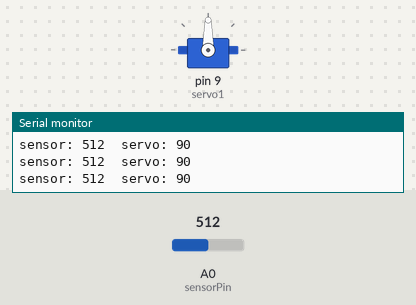
This sketch was run on a simulated Arduino Uno, built with avr-gcc and run on an emulated ATmega328P. Parts: servo, the last lines printed to the serial monitor. The test bench sets the inputs (shaded band); at power-on: A0 (sensorPin) = 512.

Above: at 1.2 s.
1.3 s: A0 (sensorPin) set to 716
At 2.1 s:
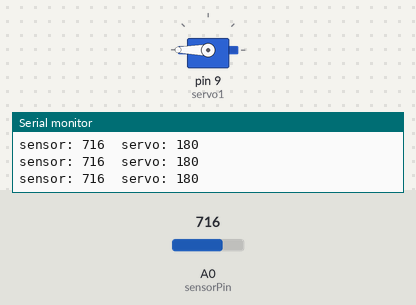
2.8 s: A0 (sensorPin) set to 511
At 3.5 s:
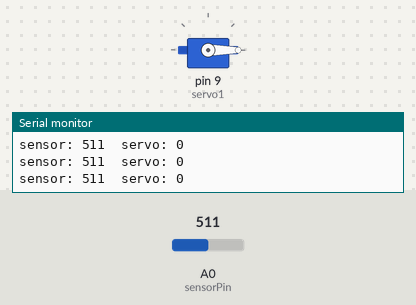
4.3 s: A0 (sensorPin) set to 900
At 5.0 s:
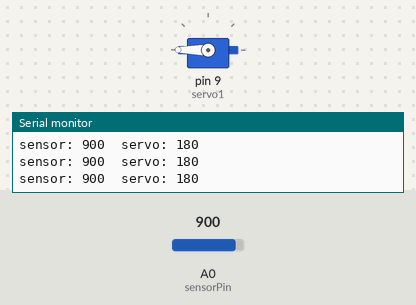
Timing chart, 0 to 7.3 s (numbered marks = the images above; inputs shaded):
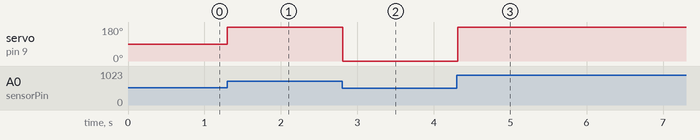

Measured:
- after the input at 1.3 s, servo on pin 9 (servo1): 90° → 180° at once
- after the input at 2.8 s, servo on pin 9 (servo1): 180° → 0° at once
- after the input at 4.3 s, servo on pin 9 (servo1): 0° → 180° at once

The sketch:

Circuit_09_LightServo.ino
```cpp
/*
SparkFun Inventor's Kit
Example sketch 09

FLEX SENSOR

  Use the "flex sensor" to change the position of a servo

  In the previous sketch, we learned how to command a servo to
  mode to different positions. In this sketch, we'll introduce
  a new sensor, and use it to control the servo.

  A flex sensor is a plastic strip with a conductive coating.
  When the strip is straight, the coating will be a certain
  resistance. When the strip is bent, the particles in the coating
  get further apart, increasing the resistance. You can use this
  sensor to sense finger movement in gloves, door hinges, stuffed
  animals, etc. See http://www.sparkfun.com/tutorials/270 for
  more information.

Hardware connections:

  Flex sensor:

    The flex sensor is the plastic strip with black stripes.
    It senses bending away from the striped side.

    The flex sensor has two pins, and since it's a resistor,
    the pins are interchangable.

    Connect one of the pins to ANALOG IN pin 0 on the Arduino.
    Connect the same pin, through a 10K Ohm resistor (brown
    black orange) to GND.
    Connect the other pin to 5V.

  Servo:

    The servo has a cable attached to it with three wires.
    Because the cable ends in a socket, you can use jumper wires
    to connect between the Arduino and the servo. Just plug the
    jumper wires directly into the socket.

    Connect the RED wire (power) to 5 Volts (5V)
    Connect the WHITE wire (signal) to digital pin 9
    Connect the BLACK wire (ground) to ground (GND)

    Note that servos can use a lot of power, which can cause your
    Arduino to reset or behave erratically. If you're using large
    servos or many of them, it's best to provide them with their
    own separate 5V supply. See this Arduino Forum thread for info:
    http://www.arduino.cc/cgi-bin/yabb2/YaBB.pl?num=1239464763

This sketch was written by SparkFun Electronics,
with lots of help from the Arduino community.
This code is completely free for any use.
Visit http://learn.sparkfun.com/products/2 for SIK information.
Visit http://www.arduino.cc to learn about the Arduino.

Version 2.0 6/2012 MDG
*/


// Include the servo library to add servo-control functions:

#include <Servo.h>

// Create a servo "object", called servo1. Each servo object
// controls one servo (you can have a maximum of 12):

Servo servo1;

// Define the analog input pin to measure flex sensor position:

// const int flexpin = 0;
const int sensorPin = 0;

// We'll also set up some global variables for the light level:
int lightLevel, high = 0, low = 1023;
int servoposition;


void setup()
{
  // Use the serial monitor window to help debug our sketch:

  Serial.begin(9600);

  // Enable control of a servo on pin 9:

  servo1.attach(9);
}


void loop()
{
  // int flexposition;    // Input value from the analog pin.
  // int servoposition;   // Output value to the servo.

  // Read the position of the flex sensor (0 to 1023):

  // flexposition = analogRead(flexpin);
  lightLevel = analogRead(sensorPin);

  // Because the voltage divider circuit only returns a portion
  // of the 0-1023 range of analogRead(), we'll map() that range
  // to the servo's range of 0 to 180 degrees. The flex sensors
  // we use are usually in the 600-900 range:

  // servoposition = map(flexposition, 600, 900, 0, 180);
  // servoposition = constrain(servoposition, 0, 180);

  autoTune();  // have the Arduino do the work for us!

  // Now we'll command the servo to move to that position:

  servo1.write(servoposition);

  // Because every flex sensor has a slightly different resistance,
  // the 600-900 range may not exactly cover the flex sensor's
  // output. To help tune our program, we'll use the serial port to
  // print out our values to the serial monitor window:

  Serial.print("sensor: ");
  // Serial.print(flexposition);
  Serial.print(lightLevel);
  Serial.print("  servo: ");
  //Serial.println(servoposition);
  Serial.println(servoposition);

  // Note that all of the above lines are "print" except for the
  // last line which is "println". This puts everything on the
  // same line, then sends a final carriage return to move to
  // the next line.

  // After you upload the sketch, turn on the serial monitor
  // (the magnifying-glass icon to the right of the icon bar).
  // You'll be able to see the sensor values. Bend the flex sensor
  // and note its minimum and maximum values. If you replace the
  // 600 and 900 in the map() function above, you'll exactly match
  // the flex sensor's range with the servo's range.

  delay(20);  // wait 20ms between servo updates
}

void autoTune()
{
  // As we mentioned above, the light-sensing circuit we built
  // won't have a range all the way from 0 to 1023. It will likely
  // be more like 300 (dark) to 800 (light).

  // In the manualTune() function above, you need to repeatedly
  // change the values and try the program again until it works.
  // But why should you have to do that work? You've got a
  // computer in your hands that can figure things out for itself!

  // In this function, the Arduino will keep track of the highest
  // and lowest values that we're reading from analogRead().

  // If you look at the top of the sketch, you'll see that we've
  // initialized "low" to be 1023. We'll save anything we read
  // that's lower than that:

  if (lightLevel < low)
  {
    low = lightLevel;
  }

  // We also initialized "high" to be 0. We'll save anything
  // we read that's higher than that:

  if (lightLevel > high)
  {
    high = lightLevel;
  }

  // Once we have the highest and lowest values, we can stick them
  // directly into the map() function. No manual tweaking needed!

  // One trick we'll do is to add a small offset to low and high,
  // to ensure that the LED is fully-off and fully-on at the limits
  // (otherwise it might flicker a little bit).

  servoposition = map(lightLevel, low+30, high-30, 0, 180);
  servoposition = constrain(servoposition, 0, 180);

  // Now we'll return to the main loop(), and send lightLevel
  // to the LED.
}
```
